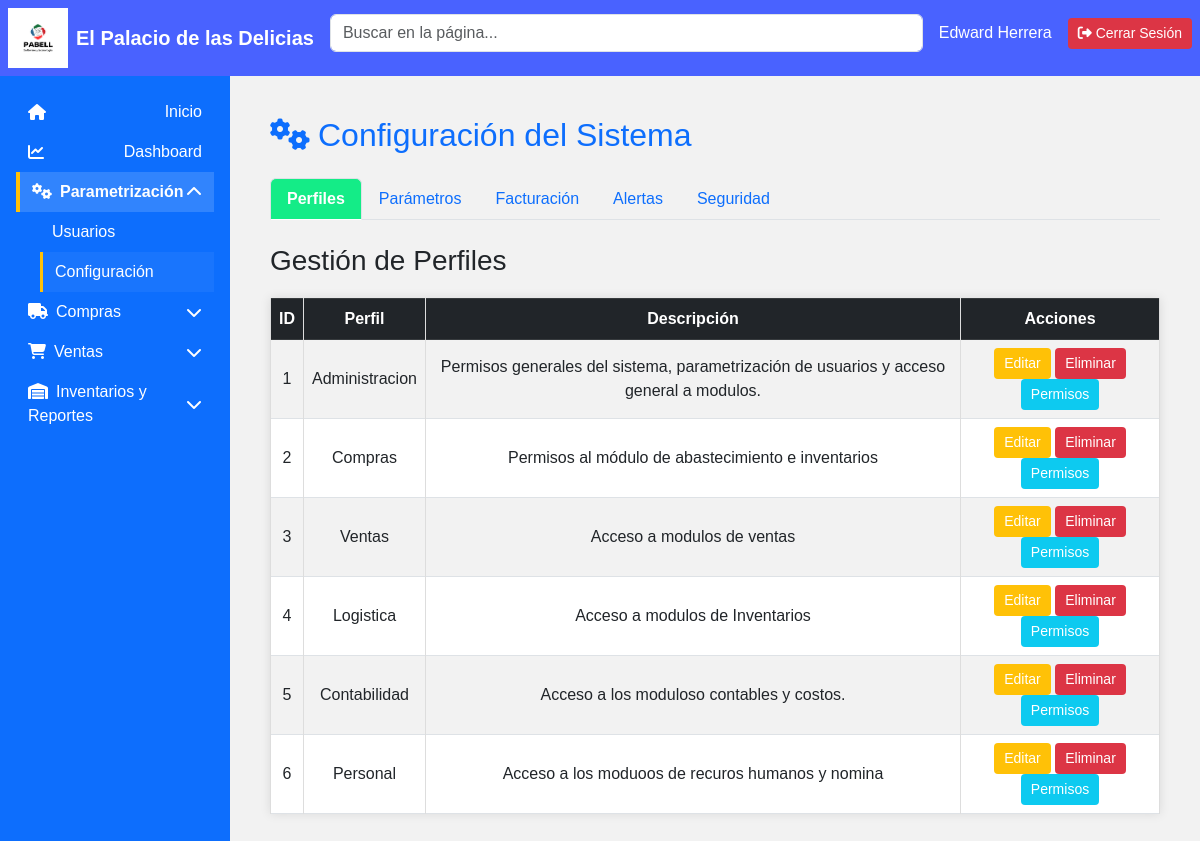
Screenshot of /modulos/administracion/configuracion.php (signed in) with the database file from the repository.
### tables this page shows
CREATE TABLE `perfiles` (
  `id_perfil` int(10) UNSIGNED NOT NULL,
  `nombre_perfil` varchar(50) NOT NULL,
  `descripcion` varchar(255) DEFAULT NULL,
  `estado` enum('activo','inactivo') NOT NULL DEFAULT 'activo'
);

### modulos/administracion/configuracion.php (the view, shortened to what this page needs)
<?php
require_once __DIR__ . "/../../public/html/encabezado.php";
include("../../app/db/conexion.php");
$submenu = $_GET['submenu'] ?? 'perfiles';
?>
<main class="p-4 flex-grow-1 fade-in" id="contenido">
    <h2 class="text-primary mb-4"><i class="fas fa-cogs me-2"></i>Configuración del Sistema</h2>
    <ul class="nav nav-tabs mb-4">
        <li class="nav-item">
            <a class="nav-link <?= $submenu === 'perfiles' ? 'active' : '' ?>" href="configuracion.php?submenu=perfiles">Perfiles</a>
        </li>
        <li class="nav-item">
            <a class="nav-link <?= $submenu === 'parametros' ? 'active' : '' ?>" href="configuracion.php?submenu=parametros">Parámetros</a>
        </li>
        <li class="nav-item">
            <a class="nav-link <?= $submenu === 'facturacion' ? 'active' : '' ?>" href="configuracion.php?submenu=facturacion">Facturación</a>
        </li>
        <li class="nav-item">
            <a class="nav-link <?= $submenu === 'alertas' ? 'active' : '' ?>" href="configuracion.php?submenu=alertas">Alertas</a>
        </li>
        <li class="nav-item">
            <a class="nav-link <?= $submenu === 'seguridad' ? 'active' : '' ?>" href="configuracion.php?submenu=seguridad">Seguridad</a>
        </li>
    </ul>
    <?php if ($submenu === 'perfiles'): ?>
        <h3>Gestión de Perfiles</h3>
        <?php
        $result = $conexion->query("SELECT * FROM perfiles ORDER BY id_perfil");
        ?>
        <table class="table table-striped table-bordered align-middle">
            <thead class="table-dark text-center">
                <tr>
                    <th>ID</th>
                    <th>Perfil</th>
                    <th>Descripción</th>
                    <th>Acciones</th>
                </tr>
            </thead>
            <tbody>
                <?php while ($fila = $result->fetch_assoc()): ?>
                    <tr class="text-center">
                        <td><?= $fila['id_perfil'] ?></td>
                        <td><?= htmlspecialchars($fila['nombre_perfil']) ?></td>
                        <td><?= htmlspecialchars($fila['descripcion']) ?></td>
                        <td>
                            <a href="editar_perfil.php?id=<?= $fila['id_perfil'] ?>" class="btn btn-sm btn-warning">Editar</a>
                            <a href="eliminar_perfil.php?id=<?= $fila['id_perfil'] ?>" class="btn btn-sm btn-danger">Eliminar</a>
                            <a href="permisos.php?perfil=<?= $fila['id_perfil'] ?>" class="btn btn-sm btn-info">Permisos</a>
                        </td>
                    </tr>
                <?php endwhile; ?>
            </tbody>
        </table>
    <?php endif; ?>
</main>

### app/css/styles.css (style rules this page uses)
body { overflow-x: hidden; }
.fade-in { animation: fadeIn 0.5s ease-in-out; }

### public/html/tablas.php (style rules this page uses)
body { font-family: Arial, sans-serif; background-color: #f2f2f2; }
a { text-decoration: none; color: #0066cc; font-weight: bold; }
table { border-collapse: collapse; width: 95%; margin: 20px auto; background-color: #ffffff; box-shadow: 0 0 10px rgba(0,0,0,0.1); }
th, td { padding: 10px; text-align: center; border: 1px solid #ddd; }
th { background-color: #007BFF; color: white; position: sticky; top: 0; z-index: 1; }
tr:nth-child(even) { background-color: #f9f9f9; }
.btn { padding: 5px 10px; color: white; border: none; border-radius: 4px; cursor: pointer; }

### modulos/administracion/configuracion.php (style rules this page uses)
.nav-tabs .nav-link { transition: background-color 0.3s ease, color 0.3s ease; }
.nav-tabs .nav-link.active { background-color: #14ec87 !important; color: #fff !important; font-weight: 600; }

### rows the page displays
perfiles: id_perfil "1", nombre_perfil "Administracion", descripcion "Permisos generales del sistema, parametrización de usuarios y acceso general a modulos."
perfiles: id_perfil "2", nombre_perfil "Compras", descripcion "Permisos al módulo de abastecimiento e inventarios"
perfiles: id_perfil "3", nombre_perfil "Ventas", descripcion "Acceso a modulos de ventas"
perfiles: id_perfil "4", nombre_perfil "Logistica", descripcion "Acceso a modulos de Inventarios"
perfiles: id_perfil "5", nombre_perfil "Contabilidad", descripcion "Acceso a los moduloso contables y costos."
perfiles: id_perfil "6", nombre_perfil "Personal", descripcion "Acceso a los moduoos de recuros humanos y nomina"

### other values shown
$nombreUsuario "Edward Herrera"
